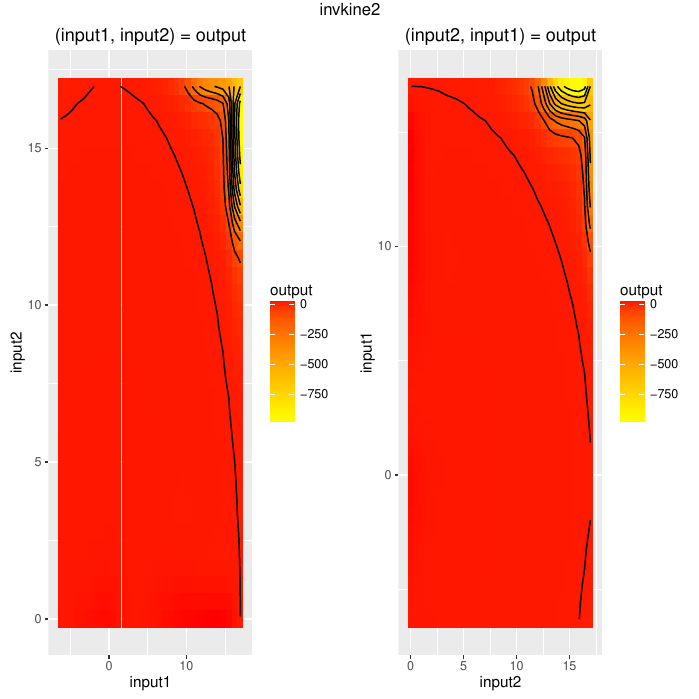

This figure's R source:
#Code automatically generated with fuzzylite 6.0.

library(ggplot2);

engine.name = "invkine2"
engine.fll = "Engine: invkine2
InputVariable: input1
  enabled: true
  range: -6.287 17.000
  lock-range: false
  term: in1mf1 Bell -5.763 3.015 1.851
  term: in1mf2 Bell -1.624 3.130 2.111
  term: in1mf3 Bell 3.552 3.193 2.104
  term: in1mf4 Bell 8.273 2.907 1.985
  term: in1mf5 Bell 13.232 2.708 2.056
  term: in1mf6 Bell 17.783 1.635 1.897
InputVariable: input2
  enabled: true
  range: 0.000 16.972
  lock-range: false
  term: in2mf1 Bell 0.005 1.877 1.995
  term: in2mf2 Bell 3.312 2.017 1.829
  term: in2mf3 Bell 6.568 2.261 1.793
  term: in2mf4 Bell 10.111 2.741 1.978
  term: in2mf5 Bell 14.952 2.045 1.783
  term: in2mf6 Bell 17.910 0.824 1.734
OutputVariable: output
  enabled: true
  range: 0.000 3.100
  lock-range: false
  aggregation: none
  defuzzifier: WeightedAverage TakagiSugeno
  default: nan
  lock-previous: false
  term: out1mf1 Linear -0.048 1.456 2.222
  term: out1mf2 Linear -0.218 -0.305 2.042
  term: out1mf3 Linear 0.026 -0.141 3.067
  term: out1mf4 Linear 0.052 -0.150 3.419
  term: out1mf5 Linear 0.113 -0.189 4.339
  term: out1mf6 Linear 2.543 0.361 -2.738
  term: out1mf7 Linear 2.517 -6.809 23.353
  term: out1mf8 Linear -0.208 -0.394 4.472
  term: out1mf9 Linear -0.046 -0.300 4.452
  term: out1mf10 Linear -0.006 -0.217 4.195
  term: out1mf11 Linear 0.089 -0.254 4.992
  term: out1mf12 Linear -0.033 0.103 -2.012
  term: out1mf13 Linear 1.355 1.228 -5.678
  term: out1mf14 Linear -0.245 -0.124 3.753
  term: out1mf15 Linear -0.099 -0.111 3.304
  term: out1mf16 Linear -0.052 -0.163 3.560
  term: out1mf17 Linear 0.099 -0.260 4.662
  term: out1mf18 Linear 0.082 -1.849 31.104
  term: out1mf19 Linear 2.180 -2.963 -0.061
  term: out1mf20 Linear -0.982 0.510 5.657
  term: out1mf21 Linear -0.087 -0.179 3.744
  term: out1mf22 Linear -0.124 -0.161 4.094
  term: out1mf23 Linear 0.383 0.007 -1.559
  term: out1mf24 Linear -8.415 2.083 5.177
  term: out1mf25 Linear 1.721 -15.079 -0.687
  term: out1mf26 Linear -1.043 -0.786 20.510
  term: out1mf27 Linear -0.249 -0.396 6.995
  term: out1mf28 Linear -0.076 -0.245 4.416
  term: out1mf29 Linear 0.765 -1.488 17.384
  term: out1mf30 Linear -21.210 -43.022 -2.522
  term: out1mf31 Linear -0.661 3.523 6.215
  term: out1mf32 Linear -1.998 1.582 33.256
  term: out1mf33 Linear -2.068 5.673 6.520
  term: out1mf34 Linear -5.044 7.093 3.516
  term: out1mf35 Linear -46.049 -35.021 -2.926
  term: out1mf36 Linear -0.448 -0.770 -0.041
RuleBlock: 
  enabled: true
  conjunction: AlgebraicProduct
  disjunction: none
  implication: none
  activation: General
  rule: if input1 is in1mf1 and input2 is in2mf1 then output is out1mf1
  rule: if input1 is in1mf1 and input2 is in2mf2 then output is out1mf2
  rule: if input1 is in1mf1 and input2 is in2mf3 then output is out1mf3
  rule: if input1 is in1mf1 and input2 is in2mf4 then output is out1mf4
  rule: if input1 is in1mf1 and input2 is in2mf5 then output is out1mf5
  rule: if input1 is in1mf1 and input2 is in2mf6 then output is out1mf6
  rule: if input1 is in1mf2 and input2 is in2mf1 then output is out1mf7
  rule: if input1 is in1mf2 and input2 is in2mf2 then output is out1mf8
  rule: if input1 is in1mf2 and input2 is in2mf3 then output is out1mf9
  rule: if input1 is in1mf2 and input2 is in2mf4 then output is out1mf10
  rule: if input1 is in1mf2 and input2 is in2mf5 then output is out1mf11
  rule: if input1 is in1mf2 and input2 is in2mf6 then output is out1mf12
  rule: if input1 is in1mf3 and input2 is in2mf1 then output is out1mf13
  rule: if input1 is in1mf3 and input2 is in2mf2 then output is out1mf14
  rule: if input1 is in1mf3 and input2 is in2mf3 then output is out1mf15
  rule: if input1 is in1mf3 and input2 is in2mf4 then output is out1mf16
  rule: if input1 is in1mf3 and input2 is in2mf5 then output is out1mf17
  rule: if input1 is in1mf3 and input2 is in2mf6 then output is out1mf18
  rule: if input1 is in1mf4 and input2 is in2mf1 then output is out1mf19
  rule: if input1 is in1mf4 and input2 is in2mf2 then output is out1mf20
  rule: if input1 is in1mf4 and input2 is in2mf3 then output is out1mf21
  rule: if input1 is in1mf4 and input2 is in2mf4 then output is out1mf22
  rule: if input1 is in1mf4 and input2 is in2mf5 then output is out1mf23
  rule: if input1 is in1mf4 and input2 is in2mf6 then output is out1mf24
  rule: if input1 is in1mf5 and input2 is in2mf1 then output is out1mf25
  rule: if input1 is in1mf5 and input2 is in2mf2 then output is out1mf26
  rule: if input1 is in1mf5 and input2 is in2mf3 then output is out1mf27
  rule: if input1 is in1mf5 and input2 is in2mf4 then output is out1mf28
  rule: if input1 is in1mf5 and input2 is in2mf5 then output is out1mf29
  rule: if input1 is in1mf5 and input2 is in2mf6 then output is out1mf30
  rule: if input1 is in1mf6 and input2 is in2mf1 then output is out1mf31
  rule: if input1 is in1mf6 and input2 is in2mf2 then output is out1mf32
  rule: if input1 is in1mf6 and input2 is in2mf3 then output is out1mf33
  rule: if input1 is in1mf6 and input2 is in2mf4 then output is out1mf34
  rule: if input1 is in1mf6 and input2 is in2mf5 then output is out1mf35
  rule: if input1 is in1mf6 and input2 is in2mf6 then output is out1mf36"

engine.fldFile = "invkine2.fld"
if (require(data.table)) {
    engine.df = data.table::fread(engine.fldFile, sep="auto", header="auto")
} else {
    engine.df = read.table(engine.fldFile, header=TRUE)
}

engine.plot.i1i2_o1 = ggplot(engine.df, aes(input1, input2)) + 
    geom_tile(aes(fill=output)) + 
    scale_fill_gradient(low="yellow", high="red") + 
    stat_contour(aes(x=input1, y=input2, z=output), color="black") + 
    ggtitle("(input1, input2) = output")

engine.plot.i2i1_o1 = ggplot(engine.df, aes(input2, input1)) + 
    geom_tile(aes(fill=output)) + 
    scale_fill_gradient(low="yellow", high="red") + 
    stat_contour(aes(x=input2, y=input1, z=output), color="black") + 
    ggtitle("(input2, input1) = output")

if (require(gridExtra)) {
    engine.plots = arrangeGrob(engine.plot.i1i2_o1, engine.plot.i2i1_o1, ncol=2, top=engine.name)
    ggsave(paste0(engine.name, ".pdf"), engine.plots)
    if (require(grid)) {
        grid.newpage()
        grid.draw(engine.plots)
    }
}
